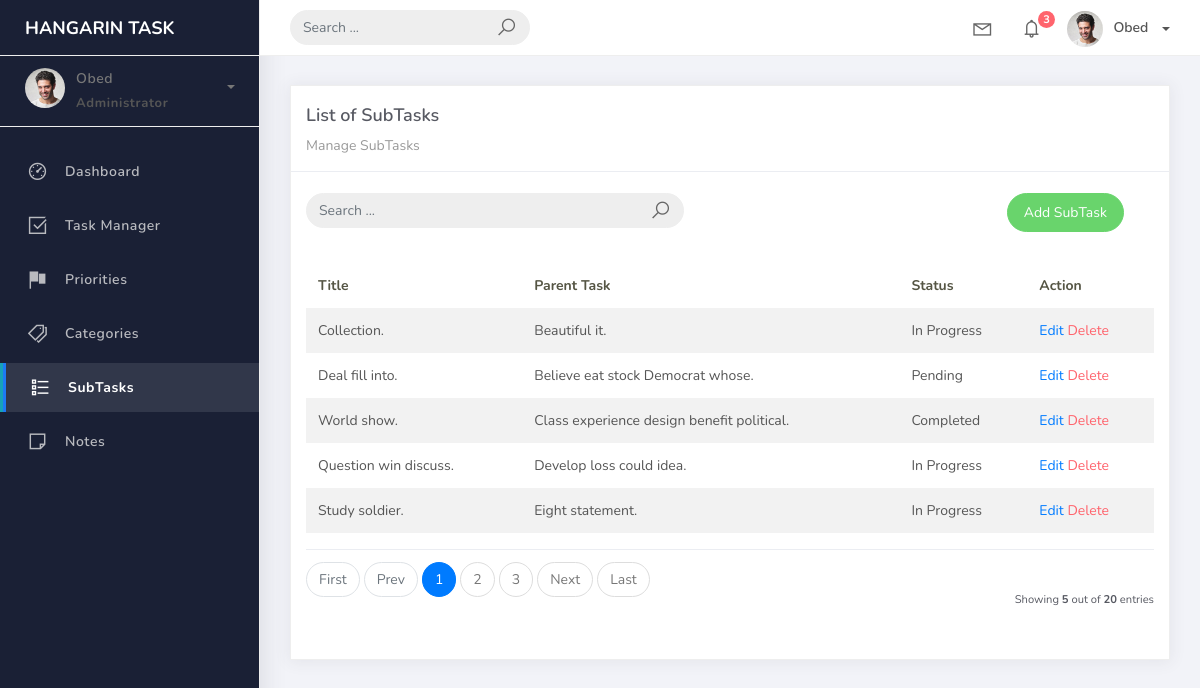
Screenshot of /subtask_list with the database file from the repository.
### taskmanager/models.py (models this page shows, shortened)
class BaseModel(models.Model):
    created_at = models.DateTimeField(auto_now_add=True, db_index=True)
    updated_at = models.DateTimeField(auto_now=True)
    class Meta:
        abstract = True

class SubTask(BaseModel):
    parent_task = models.ForeignKey(Task, on_delete=models.CASCADE, related_name="subtasks")
    title = models.CharField(max_length=200)
    status = models.CharField(max_length=50, choices=Task.STATUS_CHOICES, default="Pending")

class Task(BaseModel):
    STATUS_CHOICES = [
        ("Pending", "Pending"),
        ("In Progress", "In Progress"),
        ("Completed", "Completed"),
    ]
    title = models.CharField(max_length=200)
    description = models.TextField()
    deadline = models.DateTimeField()
    status = models.CharField(max_length=50, choices=STATUS_CHOICES, default="Pending")
    category = models.ForeignKey(Category, on_delete=models.CASCADE)
    priority = models.ForeignKey(Priority, on_delete=models.CASCADE)

### taskmanager/views.py (the view)
# urls.py: path('subtask_list', views.SubTaskList.as_view(), name='subtask-list'),
class SubTaskList(ListView):
    model = SubTask
    context_object_name = 'subtask'
    template_name = 'subtask_list.html'
    paginate_by = 5
    def get_queryset(self):
        qs = super().get_queryset()
        query = self.request.GET.get('q')
        if query:
            qs = qs.filter(Q(title__icontains=query) | Q(parent_task__title__icontains=query))
        return qs
    def get_ordering(self):
        allowed = ["title", "parent_task__title"]
        sort_by = self.request.GET.get("sort_by")
        if sort_by in allowed:
            return sort_by
        return "parent_task__title"

### templates/subtask_list.html
{% extends 'base.html' %} {% load static %} {% block content %}
<div class="content">
    <div class="container-fluid">
        <div class="row">
            <div class="col-md-12">
                <div class="card">
                    <div class="card-header">
                        <div class="card-title">List of SubTasks</div>
                        <div class="card-category">Manage SubTasks</div>
                    </div>
                    <br />
                    <div class="col-md-12 row">
                        <div class="col-md-6">
                            <form class="navbar-left navbar-form nav-search mr-md-3" action="{% url 'subtask-list' %}">
                                <div class="input-group">
                                    <input type="text" placeholder="Search ..." class="form-control" name="q" />
                                    <div class="input-group-append">
                                        <span class="input-group-text">
                                            <i class="la la-search search-icon"></i>
                                        </span>
                                    </div>
                                </div>
                            </form>
                        </div>
                        <div class="col-md-6">
                            <div class="pull-right">
                                <a href="{% url 'subtask-add' %}" class="btn btn-success btn-rounded">
                                    Add SubTask
                                </a>
                            </div>
                        </div>
                    </div>
                    <div class="card-body">
                        <table class="table table-striped mt-3">
                            <thead>
                                <tr>
                                    <th scope="col">Title</th>
                                    <th scope="col">Parent Task</th>
                                    <th scope="col">Status</th>
                                    <th scope="col">Action</th>
                                </tr>
                            </thead>
                            <tbody>
                                {% for object in object_list %}
                                <tr>
                                    <td>{{ object.title }}</td>
                                    <td>{{ object.parent_task.title }}</td>
                                    <td>{{ object.status }}</td>
                                    <td>
                                        <a href="{% url 'subtask-update' object.id %}">Edit</a>
                                        <a href="{% url 'subtask-delete' object.id %}" class="text-danger">Delete</a>
                                    </td>
                                </tr>
                                {% empty %}
                                <tr>
                                    <td colspan="4" style="text-align: center">
                                        <p class="text-sm font-weight-bold mb-0">No Records Found</p>
                                    </td>
                                </tr>
                                {% endfor %}
                            </tbody>
                        </table>
                        {% include 'includes/pagination.html' %}
                    </div>
                </div>
            </div>
        </div>
    </div>
</div>
{% endblock %}

### templates/base.html (shortened to what this page needs)
{% load static %}
{% load pwa %}
<!DOCTYPE html>
<html>
<head>
    <link rel="stylesheet" href="{% static 'css/bootstrap.min.css' %}">
    <link rel="stylesheet" href="{% static 'css/ready.css' %}">
    <link rel="stylesheet" href="{% static 'css/demo.css' %}">
</head>
<body>
    <div class="wrapper">
        <div class="main-header">
            <div class="logo-header">
                <a href="index.html" class="logo">
                    Hangarin Task
                </a>
            </div>
            <nav class="navbar navbar-header navbar-expand-lg">
                <div class="container-fluid">
                    <form class="navbar-left navbar-form nav-search mr-md-3" action="">
                        <div class="input-group">
                            <input type="text" placeholder="Search ..." class="form-control">
                            <div class="input-group-append">
                                <span class="input-group-text">
                                    <i class="la la-search search-icon"></i>
                                </span>
                            </div>
                        </div>
                    </form>
                    <ul class="navbar-nav topbar-nav ml-md-auto align-items-center">
                        <li class="nav-item dropdown hidden-caret">
                            <a class="nav-link dropdown-toggle" href="#" id="navbarDropdown" role="button" data-toggle="dropdown" aria-haspopup="true" aria-expanded="false">
                                <i class="la la-envelope"></i>
                            </a>
                        </li>
                        <li class="nav-item dropdown hidden-caret">
                            <a class="nav-link dropdown-toggle" href="#" id="navbarDropdown" role="button" data-toggle="dropdown" aria-haspopup="true" aria-expanded="false">
                                <i class="la la-bell"></i>
                                <span class="notification">3</span>
                            </a>
                        </li>
                        <li class="nav-item dropdown">
                            <a class="dropdown-toggle profile-pic" data-toggle="dropdown" href="#" aria-expanded="false"> <img src="{% static 'img/profile.jpg' %}" alt="user-img" width="36" class="img-circle"><span >Obed</span></span> </a>
                                </li>
                        </ul>
                    </div>
                </nav>
            </div>
            <div class="sidebar">
                <div class="scrollbar-inner sidebar-wrapper">
                    <div class="user">
                        <div class="photo">
                            <img src="static/img/profile.jpg">
                        </div>
                        <div class="info">
                            <a class="" data-toggle="collapse" href="#collapseExample" aria-expanded="true">
                                <span>
                                    Obed
                                    <span class="user-level">Administrator</span>
                                    <span class="caret"></span>
                                </span>
                            </a>
                        </div>
                    </div>
                    <ul class="nav">
                        <li class="nav-item {% if request.path == '/' %}active{% endif %}">
                            <a href="{% url 'home' %}">
                                <i class="la la-dashboard"></i>
                                <p>Dashboard</p>
                            </a>
                        </li>
                        <li class="nav-item {% if '/task_list' in request.path %}active{% endif %}">
                            <a href="{% url 'task-list' %}">
                                <i class="la la-check-square"></i>
                                <p>Task Manager</p>
                            </a>
                        </li>
                        <li class="nav-item {% if '/priority_list' in request.path %}active{% endif %}">
                            <a href="{% url 'priority-list' %}">
                                <i class="la la-flag"></i>
                                <p>Priorities</p>
                            </a>
                        </li>
                        <li class="nav-item {% if '/category_list' in request.path %}active{% endif %}">
                            <a href="{% url 'category-list' %}">
                                <i class="la la-tags"></i>
                                <p>Categories</p>
                            </a>
                        </li>
                        <li class="nav-item {% if '/subtask_list' in request.path %}active{% endif %}">
                            <a href="{% url 'subtask-list' %}">
                                <i class="la la-list-ul"></i>
                                <p>SubTasks</p>
                            </a>
                        </li>
                        <li class="nav-item {% if '/note_list' in request.path %}active{% endif %}">
                            <a href="{% url 'note-list' %}">
                                <i class="la la-sticky-note"></i>
                                <p>Notes</p>
                            </a>
                        </li>
                    </ul>
                </div>
            </div>
            <div class="main-panel">
                {% block content %}
                {% endblock %}
            </div>
        </div>
</body>
</html>

### templates/includes/pagination.html (shortened to what this page needs)
{% if is_paginated %}
<div class="card-footer px-0 border-0 d-flex flex-column flex-lg-row align-items-center justify-content-between mt-3">
    <nav aria-label="Topics pagination" class="mb-4">
        <ul class="pagination">
            {% if page_obj.number > 1 %}
            <li class="page-item">
                <a class="page-link" href="?page=1">First</a>
            </li>
            {% else %}
            <li class="page-item disabled">
                <span class="page-link">First</span>
            </li>
            {% endif %}
            {% if page_obj.has_previous %}
            <li class="page-item">
                <a class="page-link" href="?page={{ page_obj.previous_page_number }}">Prev</a>
            </li>
            {% else %}
            <li class="page-item disabled">
                <span class="page-link">Prev</span>
            </li>
            {% endif %}
            {% for page_num in paginator.page_range %}
                {% if page_obj.number == page_num %}
                <li class="page-item active">
                    <span class="page-link">
                        {{ page_num }}
                    </span>
                </li>
                {% elif page_num > page_obj.number|add:'-3' and page_num < page_obj.number|add:'3' %}
                <li class="page-item">
                    <a class="page-link" href="?page={{ page_num }}">{{ page_num }}</a>
                </li>
                {% endif %}
            {% endfor %}
            {% if page_obj.has_next %}
            <li class="page-item">
                <a class="page-link" href="?page={{ page_obj.next_page_number }}">Next</a>
            </li>
            {% else %}
            <li class="page-item disabled">
                <span class="page-link">Next</span>
            </li>
            {% endif %}
            {% if page_obj.number != paginator.num_pages %}
            <li class="page-item">
                <a class="page-link" href="?page={{ paginator.num_pages }}">Last</a>
            </li>
            {% else %}
            <li class="page-item disabled">
                <span class="page-link">Last</span>
            </li>
            {% endif %}
        </ul>
    </nav>
    <div class="fw-normal small mt-4 mt-lg-0">
        Showing <b>{{ object_list.count }}</b> out of <b>{{ paginator.count }}</b> entries
    </div>
</div>
{% endif %}

### templates/base.html (style rules this page uses)
.logo-header { background-color: #1a2035 !important; }
.main-header { background-color: #ffffff; border-bottom: 1px solid #eee; }
.sidebar { background: #1a2035 !important; }
.sidebar .nav li a i, .sidebar .nav li a p { color: #b9babf !important; }
.sidebar .nav li.active a i, .sidebar .nav li.active a p { color: #ffffff !important; }
.sidebar .nav li.active { background: rgba(255, 255, 255, 0.1); border-left: 3px solid #17a2b8; }
.logo-header .logo { color: #ffffff !important; font-weight: 700; text-transform: uppercase; }
.navbar-header { background: #ffffff !important; }

### rows the page displays
SubTask: title "Collection.", parent_task "Beautiful it.", status "In Progress"
SubTask: title "Deal fill into.", parent_task "Believe eat stock Democrat whose.", status "Pending"
SubTask: title "World show.", parent_task "Class experience design benefit political.", status "Completed"
SubTask: title "Question win discuss.", parent_task "Develop loss could idea.", status "In Progress"
SubTask: title "Study soldier.", parent_task "Eight statement.", status "In Progress"

### other values shown
{{ page_num }} "1"
{{ page_num }} "2" "3"
{{ object_list.count }} "5"
{{ paginator.count }} "20"
